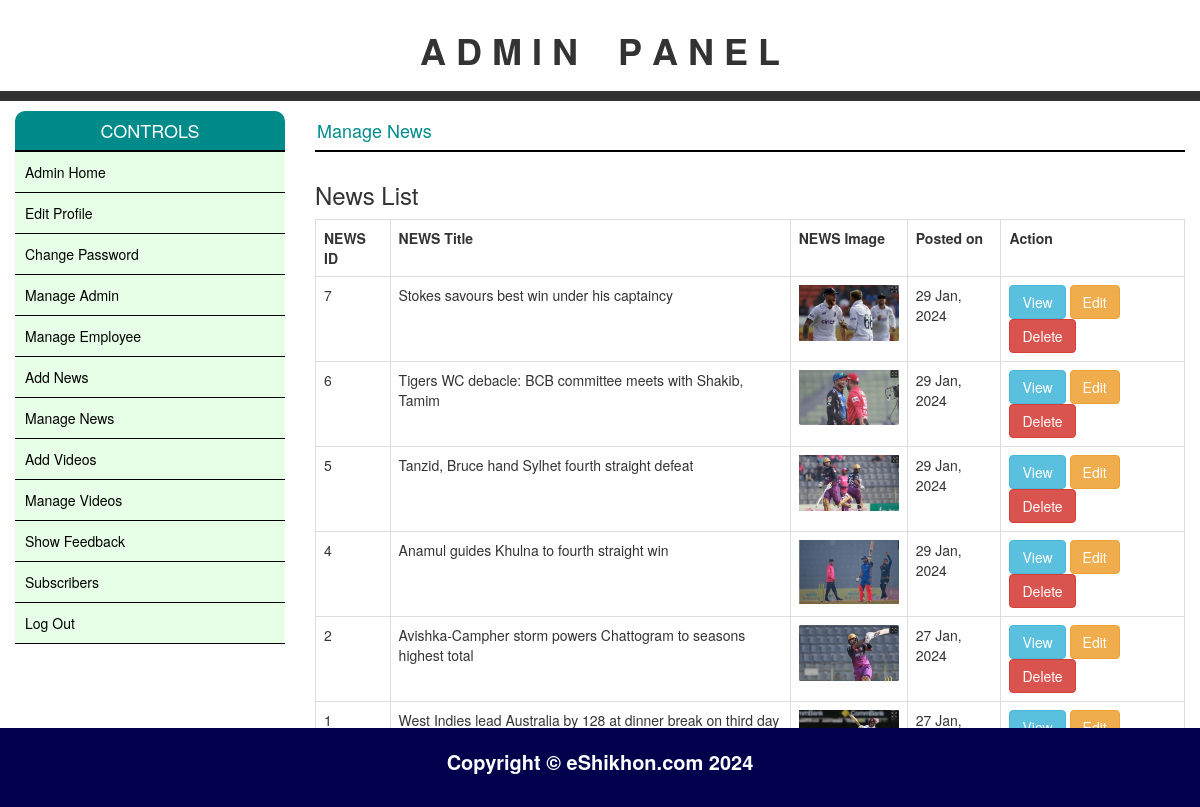
Page /admin/manage_news.php (signed in) on the committed database.
### tables this page shows
CREATE TABLE `news` (
  `news_id` int(11) NOT NULL,
  `news_title` varchar(300) NOT NULL,
  `news_description` text NOT NULL,
  `news_photo` varchar(255) NOT NULL,
  `news_date` varchar(255) NOT NULL
);

### config/database.php (called while the page is built, shortened)
<?php
    Class Database{
        public $host = HOST;
        public $user = USER;
        public $password = PASSWORD;
        public $dbname = DATABASE;
        public $conn;
        public function dbConnect(){
            $this->conn = mysqli_connect($this->host, $this->user, $this->password, $this->dbname);
        }
        public function select($sql){
            $result = mysqli_query($this->conn, $sql) or die($this->conn->error.__LINE__);
            if(mysqli_num_rows($result) > 0){
                return $result;
            }else{
                return false;
            }
        }
    }
?>

### admin/manage_news.php (the view, shortened to what this page needs)
<?php
    include('header.php');
    include_once '../config/database.php';
    $db = new Database();
?>
<div class="col-md-9">
    <h4 id="conH">Manage News</h4>
    <div class="card shadow">
        <div class="card-header">
            <div class="row">
                <div class="col-md-6">
                    <h3>News List</h3>
                </div>
            </div>
        </div>
        <div class="card-body">
            <table class="table table-bordered">
                <tr>
                    <th>NEWS ID</th>
                    <th>NEWS Title</th>
                    <th>NEWS Image</th>
                    <th>Posted on</th>
                    <th>Action</th>
                </tr>
                <?php
                $query = "select * from news order by news_id desc";
                $result = $db->select($query);
                if($result){
                    while($row = mysqli_fetch_assoc($result)){
                        $datetime = strtotime($row['news_date']);
                        $date = date("d M, Y", $datetime);
                ?>
                        <tr>
                           <td><?=$row['news_id']?></td>
                           <td><?=$row['news_title']?></td>
                           <td><img src="<?=$row['news_photo']?>" width="100px"></td>
                           <td><?=$date?></td>
                           <td>
                               <a href="#magicDiv<?=$row['news_id']?>" class="fancybox btn btn-info">View</a>
                               <a href="edit_news.php?id=<?=$row['news_id']?>" class="btn btn-warning">Edit</a>
                               <a href="?delID=<?=$row['news_id']?>" class="btn btn-danger" onclick="return confirm('Are you sure?')">Delete</a>
                           </td>
                        </tr>
                <?php
                    }
                }
                ?>
            </table>
        </div>
    </div>
</div>
<?php
    include('footer.php');
?>

### admin/adminStyle.css (style rules this page uses)
#conH { border-bottom: 2px solid black; color: darkcyan; font-size: 18px; padding: 10px 2px; }

### rows in the picture
news: news_id "7", news_title "Stokes savours best win under his captaincy", news_photo (picture), news_date "29 Jan, 2024"
news: news_id "6", news_title "Tigers WC debacle: BCB committee meets with Shakib, Tamim", news_photo (picture), news_date "29 Jan, 2024"
news: news_id "5", news_title "Tanzid, Bruce hand Sylhet fourth straight defeat", news_photo (picture), news_date "29 Jan, 2024"
news: news_id "4", news_title "Anamul guides Khulna to fourth straight win", news_photo (picture), news_date "29 Jan, 2024"
news: news_id "2", news_title "Avishka-Campher storm powers Chattogram to seasons highest total", news_photo (picture), news_date "27 Jan, 2024"
news: news_id "1", news_title "West Indies lead Australia by 128 at dinner break on third day", news_date "27 Jan,…"
